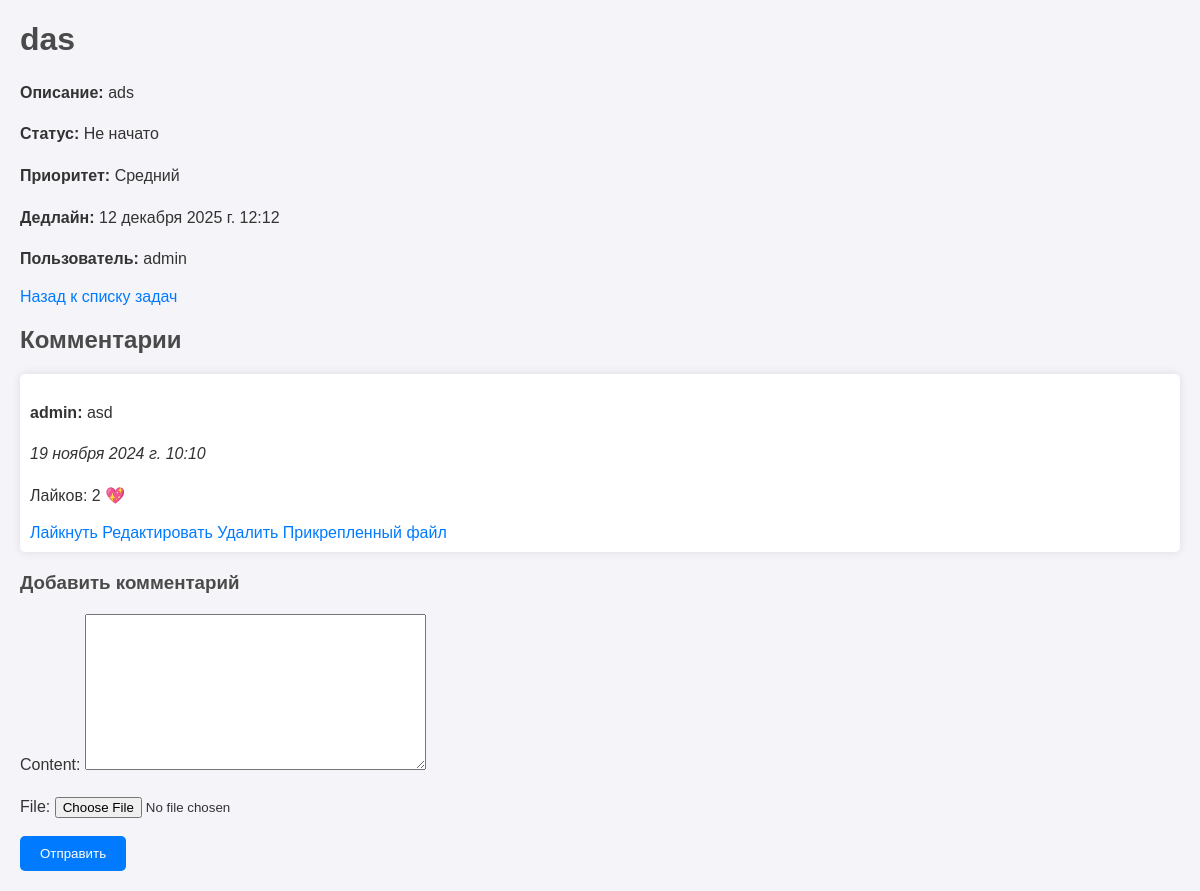
Page /task/1/ on the committed database.
### tracking_app/models.py (models this page shows, shortened)
class Task(models.Model):
    status_choices = [
        ('not_started', 'Не начато'),
        ('in_progress', 'В процессе'),
        ('completed', 'Сделано')
    ]
    priority_choices = [
        ('low', 'Низкий'),
        ('medium', 'Средний'),
        ('high', 'Высокий')
    ]
    title = models.CharField(max_length=255, name="title")
    description = models.TextField(name="description")
    status = models.CharField(max_length=20, choices=status_choices, default='not_started', name="status")
    priority = models.CharField(max_length=10, choices=priority_choices, default='medium', name="priority")
    deadline = models.DateTimeField(null=True, blank=True, name="deadline")
    user = models.ForeignKey(User, on_delete=models.CASCADE, name="user")

class Comment(models.Model):
    task = models.ForeignKey(Task, on_delete=models.CASCADE, related_name='comments')
    author = models.ForeignKey(User, on_delete=models.CASCADE)
    content = models.TextField()
    created_at = models.DateTimeField(auto_now_add=True)
    likes = models.PositiveIntegerField(default=0)
    file = models.FileField(upload_to='comments_files/', blank=True, null=True)

### tracking_app/views.py (the view, shortened to what this page needs)
# urls.py: path('task/<int:pk>/', TaskDetailView.as_view(), name='task-detail'),
class TaskDetailView(DetailView):
    model = Task
    template_name = 'tracking_app/task_detail.html'
    context_object_name = 'task'
    def get_context_data(self, **kwargs):
        context = super().get_context_data(**kwargs)
        context['comment_form'] = CommentForm()
        context['comments'] = self.object.comments.all()
        return context

### tracking_app/forms.py
class CommentForm(forms.ModelForm):
    class Meta:
        model = Comment
        fields = ['content', 'file']
        widgets = {
            'content': forms.Textarea(attrs={'class': 'form-control'}),
            'file': forms.ClearableFileInput(attrs={'class': 'form-control'}),
        }

### tracking_app/templates/tracking_app/task_detail.html (shortened to what this page needs)
<!DOCTYPE html>
<html lang="ru">
  <head>
  </head>
  <body>
    <h1>{{ task.title }}</h1>
    <p><strong>Описание:</strong> {{ task.description }}</p>
    <p><strong>Статус:</strong> {{ task.get_status_display }}</p>
    <p><strong>Приоритет:</strong> {{ task.get_priority_display }}</p>
    <p><strong>Дедлайн:</strong> {{ task.deadline }}</p>
    <p><strong>Пользователь:</strong> {{ task.user }}</p>
    <a href="{% url 'task-list' %}">Назад к списку задач</a>
    <h2>Комментарии</h2>
    {% for comment in comments %}
    <div class="comment">
      <p><strong>{{ comment.author }}:</strong> {{ comment.content }}</p>
      <p><em>{{ comment.created_at }}</em></p>
      <p>Лайков: {{ comment.likes }} 💖</p>
      <a href="{% url 'like_comment' comment.pk %}">Лайкнуть</a>
      <a href="{% url 'edit_comment' comment.pk %}">Редактировать</a>
      <a href="{% url 'delete_comment' comment.pk %}">Удалить</a>
      {% if comment.file %}
      <a href="{{ comment.file.url }}" target="_blank">Прикрепленный файл</a>
      {% endif %}
    </div>
    {% empty %}
    <p>Комментариев пока нет.</p>
    {% endfor %}
    <h3>Добавить комментарий</h3>
    <form method="post" enctype="multipart/form-data">
      {% csrf_token %} {{ comment_form.as_p }}
      <button type="submit">Отправить</button>
    </form>
  </body>
</html>

### tracking_app/templates/tracking_app/task_detail.html (style rules this page uses)
body { font-family: Arial, sans-serif; margin: 20px; background-color: #f4f4f9; color: #333; }
h1, h2, h3 { color: #4a4a4a; }
p { line-height: 1.6; }
a { color: #007bff; text-decoration: none; }
button { background-color: #007bff; color: white; border: none; padding: 10px 20px; cursor: pointer; border-radius: 5px; }
form { margin-top: 20px; }
.comment { margin-bottom: 20px; padding: 10px; background-color: #fff; border-radius: 5px; box-shadow: 0 0 10px rgba(0, 0, 0, 0.1); }

### rows in the picture
Task: title "das", description "ads", status "Не начато", priority "Средний", deadline "12 декабря 2025 г. 12:12", user "admin"
Comment: author "admin", content "asd", created_at "19 ноября 2024 г. 10:10", likes "2"
